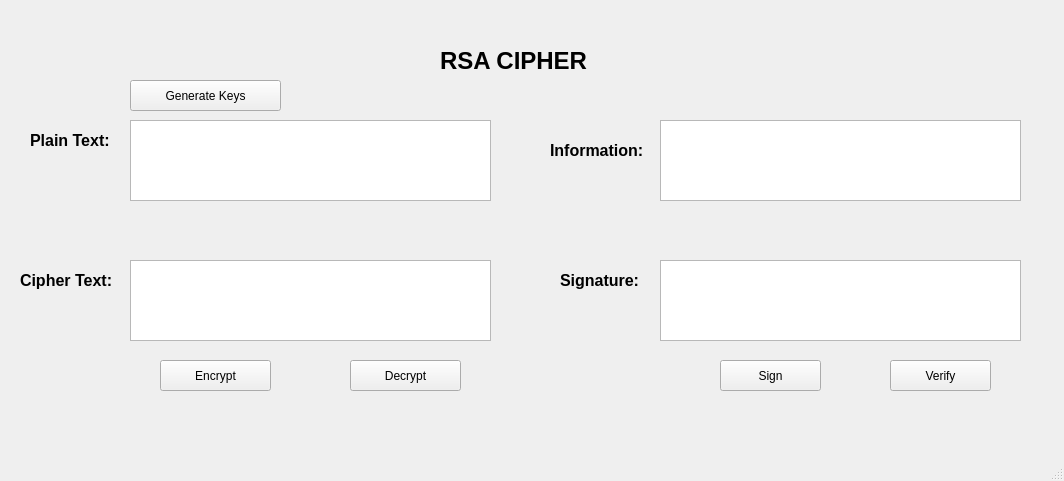
<?xml version="1.0" encoding="UTF-8"?>
<ui version="4.0">
 <class>MainWindow</class>
 <widget class="QMainWindow" name="MainWindow">
  <property name="geometry">
   <rect>
    <x>0</x>
    <y>0</y>
    <width>1064</width>
    <height>481</height>
   </rect>
  </property>
  <property name="windowTitle">
   <string>MainWindow</string>
  </property>
  <widget class="QWidget" name="centralwidget">
   <widget class="QLabel" name="label">
    <property name="geometry">
     <rect>
      <x>440</x>
      <y>20</y>
      <width>221</width>
      <height>81</height>
     </rect>
    </property>
    <property name="font">
     <font>
      <pointsize>18</pointsize>
      <weight>75</weight>
      <bold>true</bold>
     </font>
    </property>
    <property name="text">
     <string>RSA CIPHER</string>
    </property>
   </widget>
   <widget class="QLabel" name="label_2">
    <property name="geometry">
     <rect>
      <x>30</x>
      <y>130</y>
      <width>101</width>
      <height>21</height>
     </rect>
    </property>
    <property name="font">
     <font>
      <pointsize>12</pointsize>
      <weight>75</weight>
      <bold>true</bold>
     </font>
    </property>
    <property name="text">
     <string>Plain Text: </string>
    </property>
   </widget>
   <widget class="QPlainTextEdit" name="txt_plaintext">
    <property name="geometry">
     <rect>
      <x>130</x>
      <y>120</y>
      <width>361</width>
      <height>81</height>
     </rect>
    </property>
   </widget>
   <widget class="QPlainTextEdit" name="plainTextEdit_2">
    <property name="geometry">
     <rect>
      <x>130</x>
      <y>260</y>
      <width>361</width>
      <height>81</height>
     </rect>
    </property>
   </widget>
   <widget class="QLabel" name="label_3">
    <property name="geometry">
     <rect>
      <x>20</x>
      <y>270</y>
      <width>101</width>
      <height>21</height>
     </rect>
    </property>
    <property name="font">
     <font>
      <pointsize>12</pointsize>
      <weight>75</weight>
      <bold>true</bold>
     </font>
    </property>
    <property name="text">
     <string>Cipher Text:</string>
    </property>
   </widget>
   <widget class="QPlainTextEdit" name="txt_information">
    <property name="geometry">
     <rect>
      <x>660</x>
      <y>120</y>
      <width>361</width>
      <height>81</height>
     </rect>
    </property>
   </widget>
   <widget class="QPlainTextEdit" name="txt_ciphertext">
    <property name="geometry">
     <rect>
      <x>130</x>
      <y>260</y>
      <width>361</width>
      <height>81</height>
     </rect>
    </property>
   </widget>
   <widget class="QLabel" name="label_5">
    <property name="geometry">
     <rect>
      <x>550</x>
      <y>140</y>
      <width>101</width>
      <height>21</height>
     </rect>
    </property>
    <property name="font">
     <font>
      <pointsize>12</pointsize>
      <weight>75</weight>
      <bold>true</bold>
     </font>
    </property>
    <property name="text">
     <string>Information:</string>
    </property>
   </widget>
   <widget class="QPlainTextEdit" name="txt_signature">
    <property name="geometry">
     <rect>
      <x>660</x>
      <y>260</y>
      <width>361</width>
      <height>81</height>
     </rect>
    </property>
   </widget>
   <widget class="QLabel" name="label_6">
    <property name="geometry">
     <rect>
      <x>560</x>
      <y>270</y>
      <width>101</width>
      <height>21</height>
     </rect>
    </property>
    <property name="font">
     <font>
      <pointsize>12</pointsize>
      <weight>75</weight>
      <bold>true</bold>
     </font>
    </property>
    <property name="text">
     <string>Signature:</string>
    </property>
   </widget>
   <widget class="QToolButton" name="btn_generateKeys">
    <property name="geometry">
     <rect>
      <x>130</x>
      <y>80</y>
      <width>151</width>
      <height>31</height>
     </rect>
    </property>
    <property name="text">
     <string>Generate Keys</string>
    </property>
   </widget>
   <widget class="QToolButton" name="btn_encrypt">
    <property name="geometry">
     <rect>
      <x>160</x>
      <y>360</y>
      <width>111</width>
      <height>31</height>
     </rect>
    </property>
    <property name="text">
     <string>Encrypt</string>
    </property>
   </widget>
   <widget class="QToolButton" name="btn_decrypt">
    <property name="geometry">
     <rect>
      <x>350</x>
      <y>360</y>
      <width>111</width>
      <height>31</height>
     </rect>
    </property>
    <property name="text">
     <string>Decrypt</string>
    </property>
   </widget>
   <widget class="QToolButton" name="btn_sign">
    <property name="geometry">
     <rect>
      <x>720</x>
      <y>360</y>
      <width>101</width>
      <height>31</height>
     </rect>
    </property>
    <property name="text">
     <string>Sign</string>
    </property>
   </widget>
   <widget class="QToolButton" name="btn_verify">
    <property name="geometry">
     <rect>
      <x>890</x>
      <y>360</y>
      <width>101</width>
      <height>31</height>
     </rect>
    </property>
    <property name="text">
     <string>Verify</string>
    </property>
   </widget>
  </widget>
  <widget class="QMenuBar" name="menubar">
   <property name="geometry">
    <rect>
     <x>0</x>
     <y>0</y>
     <width>1064</width>
     <height>21</height>
    </rect>
   </property>
  </widget>
  <widget class="QStatusBar" name="statusbar"/>
 </widget>
 <resources/>
 <connections/>
</ui>
